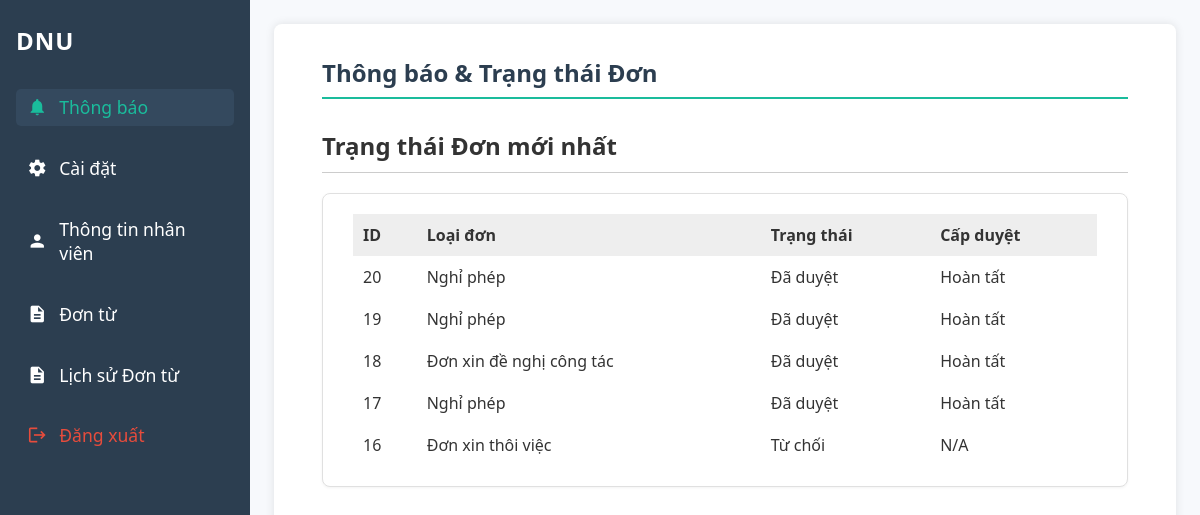
Before: / (signed in) with the older database file.
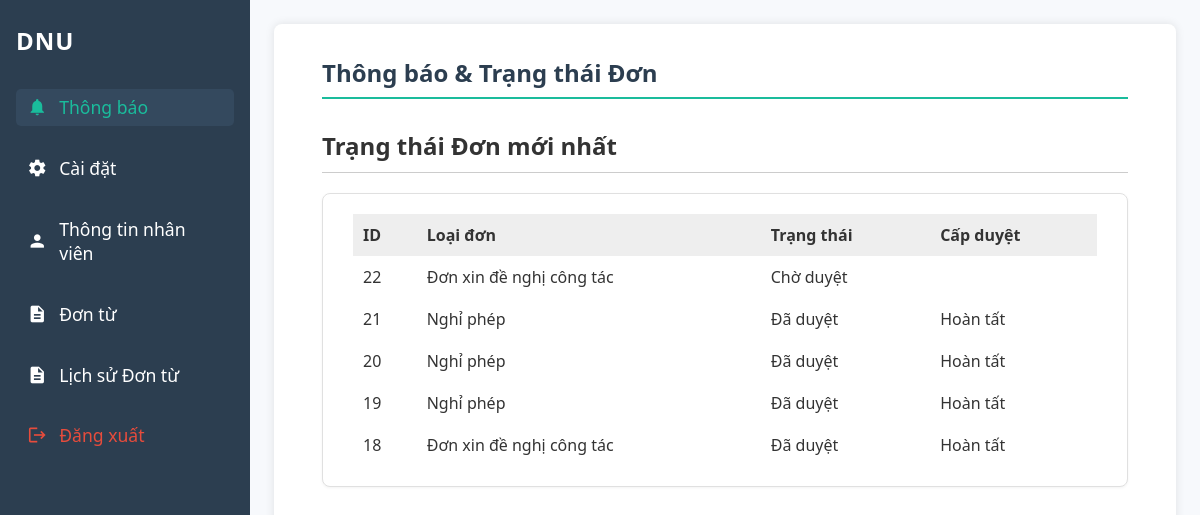
After: the same page with the newer database file.
### tables this page shows
CREATE TABLE Don (
    id INTEGER PRIMARY KEY AUTOINCREMENT,
    ho_ten TEXT,
    ma_nv TEXT,
    phong_ban TEXT,
    loai_don TEXT,
    ngay_bat_dau TEXT,
    ngay_ket_thuc TEXT,
    ly_do TEXT,
    trang_thai TEXT,
    nguoi_duyet_hien_tai TEXT,
    file_goc TEXT,
    ket_qua_ocr TEXT,
    user_id INTEGER,
    ngay_gui TIMESTAMP DEFAULT CURRENT_TIMESTAMP,
    FOREIGN KEY(user_id) REFERENCES users(id)
);

### app.py (the view, shortened to what this page needs)
@app.route('/', methods=['GET', 'POST'])
@login_required
def index():
    user_id = session['user_id']
    user_ho_ten = session.get('ho_ten')
    user_ma_nv = session.get('ma_nv')
    user_phong_ban = session.get('phong_ban')
    default_data = {
        'ho_ten': user_ho_ten,
        'ma_nv': user_ma_nv,
        'phong_ban': user_phong_ban,
        'loai_don': None,
        'ngay_bat_dau': None,
        'ngay_ket_thuc': None,
        'ly_do': None
    }
    conn = get_db_connection()
    cursor = conn.cursor()
    dons = cursor.execute('''
        SELECT id, loai_don, trang_thai, ngay_gui, nguoi_duyet_hien_tai
        FROM Don WHERE user_id = ?
        ORDER BY id DESC LIMIT 5
    ''', (user_id,)).fetchall()
    notifications = cursor.execute('''
        SELECT id, noi_dung, thoi_gian, da_doc, don_id
        FROM ThongBao
        WHERE user_id = ?
        ORDER BY da_doc ASC, thoi_gian DESC
        LIMIT 15
    ''', (user_id,)).fetchall()
    conn.close()
    return render_template('index.html',
        default_data=default_data,
        notifications=notifications,
        dons=dons # TRUYỀN BIẾN ĐƠN VÀO TEMPLATE
    )

### app.py (called while the page is built)
def get_db_connection():
    conn = sqlite3.connect('database.db')
    conn.row_factory = sqlite3.Row
    return conn

def login_required(f):
    @wraps(f)
    def decorated(*args, **kwargs):
        if 'user_id' not in session:
            return redirect(url_for('login'))
        return f(*args, **kwargs)
    return decorated

### templates/index.html (shortened to what this page needs)
<!DOCTYPE html>
<html lang="vi">
<head>
</head>
<body>
  <nav class="sidebar">
    <h2>DNU</h2>
    <ul>
      <li class="nav-item">
        <a href="#" class="nav-link active" onclick="showSection('thongbao')">
          <span class="material-icons">notifications</span>
          Thông báo
        </a>
      </li>
      <li class="nav-item">
        <a href="#" class="nav-link" onclick="showSection('caiDat')">
          <span class="material-icons">settings</span>
          Cài đặt
        </a>
      </li>
      <li class="nav-item">
        <a href="#" class="nav-link" onclick="showSection('thongTin')">
          <span class="material-icons">person</span>
          Thông tin nhân viên
        </a>
      </li>
      <li class="nav-item">
        <a href="#" class="nav-link" onclick="showSection('donTu')">
          <span class="material-icons">description</span>
          Đơn từ
        </a>
      </li>
      <li class="nav-item">
        <a href="{{ url_for('dashboard_nhanvien') }}" class="nav-link">
          <span class="material-icons">description</span>
          Lịch sử Đơn từ
        </a>
      </li>
      <li class="nav-item nav-logout">
        <a href="{{ url_for('logout') }}" class="nav-link nav-logout">
          <span class="material-icons">logout</span>
          Đăng xuất
        </a>
      </li>
    </ul>
  </nav>
  <main class="content">
    <section id="thongbao" class="section active">
      <h1>Thông báo & Trạng thái Đơn</h1>
      <h2 style="margin-top: 30px; border-bottom: 1px solid #ccc; padding-bottom: 10px;">
        Trạng thái Đơn mới nhất
      </h2>
      {% if dons %}
      <div class="info-box">
        <table style="width: 100%; border-collapse: collapse;">
          <thead>
            <tr style="background-color: #eee;">
              <th style="padding: 10px; text-align: left;">ID</th>
              <th style="padding: 10px; text-align: left;">Loại đơn</th>
              <th style="padding: 10px; text-align: left;">Trạng thái</th>
              <th style="padding: 10px; text-align: left;">Cấp duyệt</th>
            </tr>
          </thead>
          <tbody>
            {% for d in dons %}
            <tr>
              <td style="padding: 10px;">{{ d.id }}</td>
              <td style="padding: 10px;">{{ d.loai_don }}</td>
              <td style="padding: 10px;">
                {% set status = d.trang_thai|lower %}
                {% if 'chờ duyệt' in status %}
                <span class="badge badge-warning">Chờ duyệt</span>
                {% elif 'đã duyệt' in status or 'hoàn tất' in status %}
                <span class="badge badge-success">Đã duyệt</span>
                {% elif 'từ chối' in status %}
                <span class="badge badge-danger">Từ chối</span>
                {% else %}
                <span class="badge badge-info">{{ d.trang_thai }}</span>
                {% endif %}
              </td>
              <td style="padding: 10px;">
                {% set approver = d.nguoi_duyet_hien_tai|lower|trim %}
                {% if 'chờ duyệt' in status and approver and approver != 'đã duyệt' %}
                {% if approver.startswith('quan_ly_cua_') %}
                {% set phong_name = approver.split('_cua_')[1].replace('_', ' ')|title %}
                Quản lý {{ phong_name }}
                {% elif approver == 'nhan_su' %}{% set name = 'Phòng Nhân sự' %}
                {% elif approver == 'ke_toan' %}{% set name = 'Phòng Kế toán' %}
                {% elif approver == 'giam_doc' %}{% set name = 'Ban Giám đốc' %}
                {% else %}{{ approver|title }}
                {% endif %}
                {% elif 'đã duyệt' in status %}
                Hoàn tất
                {% else %}
                N/A
                {% endif %}
              </td>
            </tr>
            {% endfor %}
          </tbody>
        </table>
      </div>
      {% else %}
      <p class="text-muted">Bạn chưa có đơn từ nào được gửi.</p>
      {% endif %}
    </section>
  </main>
</body>
</html>

Changed rows visible on the page:
no longer on this page (row unchanged): Don: id "17", loai_don "Nghỉ phép", shows "Đã duyệt", shows "Hoàn tất"
no longer on this page (row unchanged): Don: id "16", loai_don "Đơn xin thôi việc", shows "Từ chối", shows "N/A"
added Don: id "22", loai_don "Đơn xin đề nghị công tác", shows "Chờ duyệt"
added Don: id "21", loai_don "Nghỉ phép", shows "Đã duyệt", shows "Hoàn tất"
